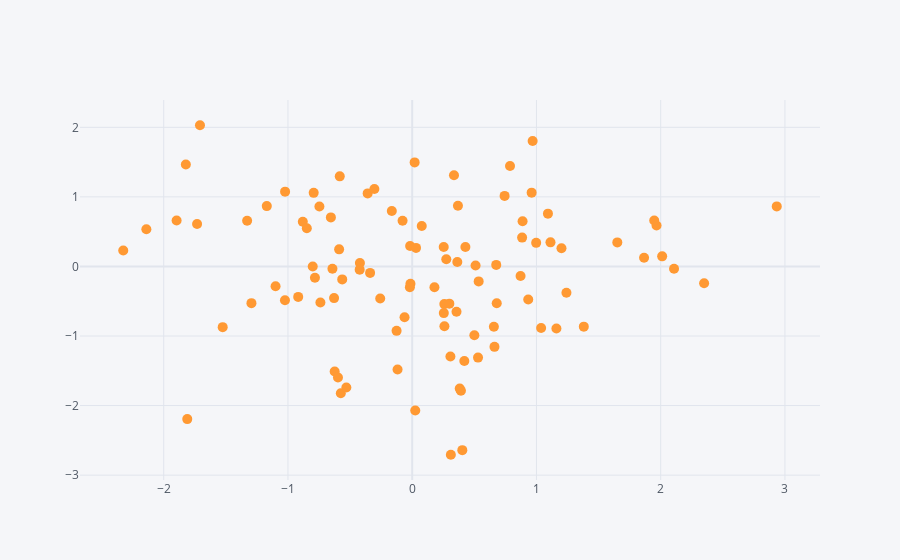

The notebook cell saved with this chart:
### Markdown cell above
## Scatter

### Code cell
df.iplot(kind='scatter',x='A',y='B',mode='markers',size=10)
